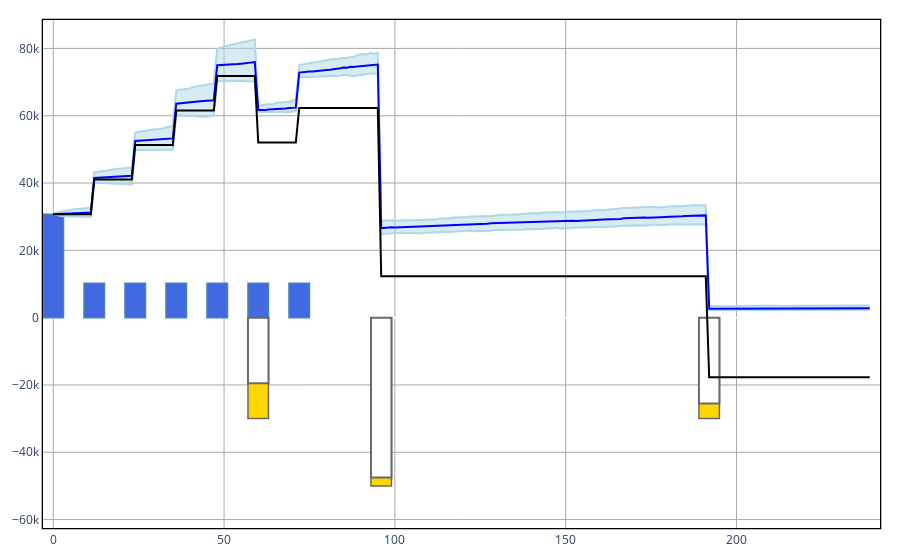

The cell this chart's notebook holds for it:
### Code cell
ALMc.display(problem,bar_width = 6)

### Figure 1 — Plotly figure (JSON) as saved in the notebook; plotly's stock layout.template omitted (floating-point values rounded to 4 significant figures; data arrays with more than 128 entries replaced by an {"elided": "..."} marker saying what was removed)
{"data": [{"line": {"color": "lightblue"}, "mode": "lines", "name": "95% quantile", "type": "scatter", "x": {"elided": "240 int values"}, "y": {"elided": "240 float values"}}, {"fill": "tonexty", "line": {"color": "lightblue"}, "mode": "lines", "name": "5% quantile", "type": "scatter", "x": {"elided": "240 int values"}, "y": {"elided": "240 float values"}}, {"line": {"color": "blue"}, "mode": "lines", "name": "50% quantile", "type": "scatter", "x": {"elided": "240 int values"}, "y": {"elided": "240 float values"}}, {"marker": {"color": "royalblue", "line": {"color": "steelblue", "width": 1.5}}, "name": "Assets", "type": "bar", "width": 6, "x": {"elided": "240 int values"}, "y": {"elided": "240 float values"}}, {"marker": {"color": "gold", "line": {"color": "dimgray", "width": 1.5}}, "name": "Goals", "type": "bar", "width": 6, "x": {"elided": "240 int values"}, "y": {"elided": "240 int values"}}, {"marker": {"color": "white", "line": {"color": "dimgray", "width": 2}, "opacity": 1}, "name": "Goal LB", "type": "bar", "width": 6, "x": {"elided": "240 int values"}, "y": {"elided": "240 int values"}}, {"line": {"color": "black"}, "mode": "lines", "name": "Neutral wealth consumption", "type": "scatter", "x": {"elided": "240 int values"}, "y": {"elided": "240 float values"}}], "layout": {"barmode": "overlay", "margin": {"b": 20, "l": 20, "r": 20, "t": 20}, "paper_bgcolor": "white", "plot_bgcolor": "white", "showlegend": false, "xaxis": {"gridcolor": "darkgray", "gridwidth": 1, "linecolor": "black", "linewidth": 1.3, "mirror": true, "showgrid": true, "showline": true}, "yaxis": {"gridcolor": "darkgray", "gridwidth": 1, "linecolor": "black", "linewidth": 1.3, "mirror": true, "range": [-62500, 88440.0], "showgrid": true, "showline": true}}}
